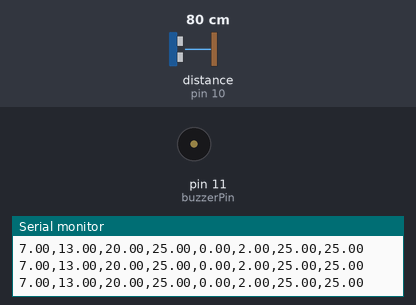
Bench run of a sketch on a simulated Arduino Uno, built with avr-gcc and run on an emulated ATmega328P. On the bench: buzzer (waves = sounding), the last lines printed to the serial monitor. Wiring (inferred from the names in the program): ultrasonic range finder: trigger pin 9; echo pin 10. Inputs (shaded band) come from the test bench; at power-on: distance to the obstacle (sensor on pin 10) 80 cm. The echo pulse lasts 58.3 µs per cm.

Above: at 1.2 s.
1.3 s: distance to the obstacle (sensor on pin 10) set to 4 cm
At 1.63 s:
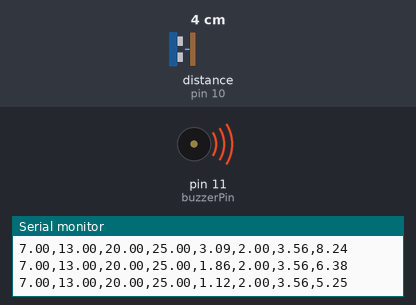
3.2 s: distance to the obstacle (sensor on pin 10) set to 6 cm
At 4.5 s:
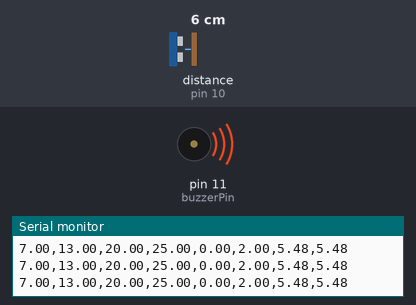
4.8 s: distance to the obstacle (sensor on pin 10) set to 2 cm
At 5.7 s:
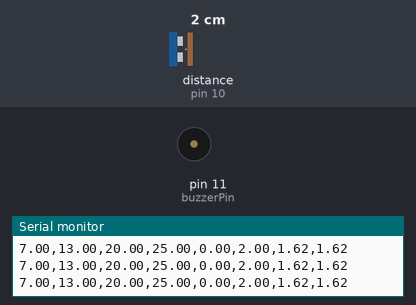
Timing chart, 0 to 7.8 s (numbered marks = the images above; inputs shaded):
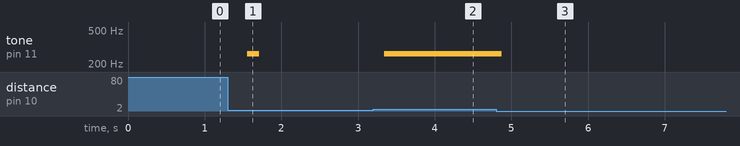

The sketch:

Ultrasonic_Piano.ino
```cpp
// Piano Project Code This project aims to teach the user about the ultrasonic
// sensor avialable in the Advanced Robotics SnappyXO kit. When a key is pressed
// on the piano, a paddle blocks the ultrasonic sensor. Then, according to the
// distance that paddle is away from the sensor, a tone is played with a buzzer.
// Pin Definitions
#define trigger 9
#define echo 10
#define buzzerPin 11  // Must be placed on PWM enabled pin

// Parameter Definitions
const float OMEGA_C =
	50.0 / (2.0 * 3.1415);	// [Hz], Cut-off frequency for low pass filter
const float T = 50.0;		// [ms], Sampling period of loop
float data;
float fdata;
float fdata_km1;			  // The k-1 step of the output data from the filter
float data_km1;				  // The k-1 step of the input data to the filter
unsigned long currentMillis;  // [ms], current time
unsigned long prevMillis = 0.0;	 // [ms], time of last step, k-1
unsigned long duration;
float distance_cm;
float speedOfSound = 33100.0;  // [cm/s]

// Note Frequency Data
int NOTE_C4 = 262;	// All of these values are in Hz
int NOTE_D4 = 294;
int NOTE_E4 = 330;
int NOTE_F4 = 349;
int NOTE_G4 = 392;
int NOTE_A4 = 440;
int NOTE_C5 = 523;
float C_nom = 7;  // [cm], Nominal values for the distance of each paddle from
				  // emperical trials
float D_nom = 13;
float E_nom = 20;
float backStop = 25;
float allowableRange = 2.5;	 // Defines acceptable range from nominal value
float CID;
float changeInDis;
float allowableCID = 2.;
float prevDis = 0;
int NOTE;

void setup() {
	// Declare pinModes
	pinMode(trigger, OUTPUT);
	pinMode(echo, INPUT);
	pinMode(buzzerPin, OUTPUT);

	// Begin serial monitor
	Serial.begin(115200);
}

void loop() {
	// Timing if statement
	currentMillis = millis();

	// Protocol for ultrasound sensor
	digitalWrite(trigger, LOW);
	delayMicroseconds(2);
	digitalWrite(trigger, HIGH);
	delayMicroseconds(10);
	digitalWrite(trigger, LOW);

	duration = pulseIn(echo, HIGH, 50000);

	if ((currentMillis - prevMillis) > T) {
		// Calculate distance using speed of sound and duration and filter the
		// data
		distance_cm = (speedOfSound * duration * 1.0e-6) * 0.5;
		if (distance_cm != 0) {
			if (distance_cm > backStop) {
				distance_cm = backStop;
			}
			data = distance_cm;
			fdata = filteredData(data, OMEGA_C, T, fdata_km1, data_km1);

			CID = abs(fdata - fdata_km1);

			// Print data for debugging
			Serial.print(C_nom);
			Serial.print(",");
			Serial.print(D_nom);
			Serial.print(",");
			Serial.print(E_nom);
			Serial.print(",");
			Serial.print(backStop);
			Serial.print(",");
			Serial.print(CID);
			Serial.print(",");
			Serial.print(allowableCID);
			Serial.print(",");
			Serial.print(data);
			Serial.print(",");
			Serial.println(fdata);

			if (CID < allowableCID && data < backStop) {
				if (fdata <= C_nom + allowableRange &&
					fdata >= C_nom - allowableRange) {
					NOTE = NOTE_C4;
				} else if (fdata <= D_nom + allowableRange &&
						   fdata >= D_nom - allowableRange) {
					NOTE = NOTE_D4;
				} else if (fdata <= E_nom + allowableRange &&
						   fdata >= E_nom - allowableRange) {
					NOTE = NOTE_E4;
				} else {
					NOTE = 0;
				}

				tone(buzzerPin, NOTE, 100);
			}
		}

		fdata_km1 = fdata;
		data_km1 = data;
		prevDis = distance_cm;
		prevMillis = currentMillis;
	}
}

// Data Filtering Function
float filteredData(float DATA, float OMEGA_C, float T, float FDATA_KM1,
				   float DATA_KM1) {
	// This function takes inputs of:
	// DATA: Noisy data from sensor
	// OMEGA_C: Cutoff frequency [Hz]
	// T: Sampling Period [ms]
	// FDATA_KM1: Filtered data from the previous loop
	// DATA_KM1: Unfiltered data from the previous loop
	//
	// And outputs:
	// FDATA: The filtered, smooth signal

	float T_sec = T / 1000.0;
	float FDATA =
		(1 - OMEGA_C * T_sec) * FDATA_KM1 + OMEGA_C * T_sec * DATA_KM1;
	return FDATA;
}
```

Measured:
- after the input at 1.3 s, tone on pin 11 (buzzerPin): silent → 262 Hz after 0.26 s, → silent 0.15 s later
- after the input at 3.2 s, tone on pin 11 (buzzerPin): silent → 262 Hz after 0.14 s
- after the input at 4.8 s, tone on pin 11 (buzzerPin): 262 Hz → silent after 0.08 s
